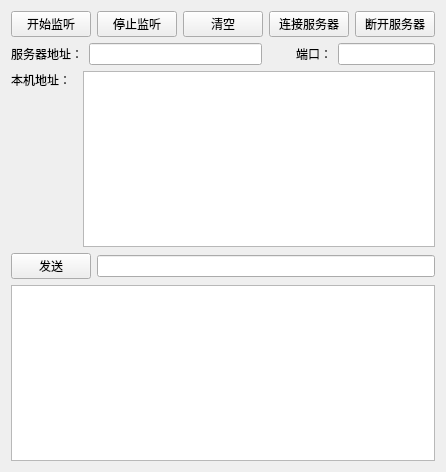
<?xml version="1.0" encoding="UTF-8"?>
<ui version="4.0">
 <class>server</class>
 <widget class="QWidget" name="server">
  <property name="geometry">
   <rect>
    <x>0</x>
    <y>0</y>
    <width>428</width>
    <height>472</height>
   </rect>
  </property>
  <property name="windowTitle">
   <string>server</string>
  </property>
  <layout class="QVBoxLayout" name="verticalLayout_4">
   <item>
    <layout class="QVBoxLayout" name="verticalLayout_3">
     <item>
      <layout class="QVBoxLayout" name="verticalLayout_2">
       <item>
        <layout class="QHBoxLayout" name="horizontalLayout">
         <item>
          <widget class="QPushButton" name="pushButton_start_listen">
           <property name="text">
            <string>开始监听</string>
           </property>
          </widget>
         </item>
         <item>
          <widget class="QPushButton" name="pushButton_stop_listen">
           <property name="text">
            <string>停止监听</string>
           </property>
          </widget>
         </item>
         <item>
          <widget class="QPushButton" name="pushButton_clear">
           <property name="text">
            <string>清空</string>
           </property>
          </widget>
         </item>
         <item>
          <widget class="QPushButton" name="pushButton_connect">
           <property name="text">
            <string>连接服务器</string>
           </property>
          </widget>
         </item>
         <item>
          <widget class="QPushButton" name="pushButton_disconnect">
           <property name="text">
            <string>断开服务器</string>
           </property>
          </widget>
         </item>
        </layout>
       </item>
       <item>
        <layout class="QHBoxLayout" name="horizontalLayout_5" stretch="6,4">
         <item>
          <layout class="QHBoxLayout" name="horizontalLayout_2">
           <item>
            <widget class="QLabel" name="label">
             <property name="text">
              <string>服务器地址：</string>
             </property>
            </widget>
           </item>
           <item>
            <widget class="QLineEdit" name="lineEdit_ip"/>
           </item>
          </layout>
         </item>
         <item>
          <layout class="QHBoxLayout" name="horizontalLayout_3">
           <item>
            <spacer name="horizontalSpacer">
             <property name="orientation">
              <enum>Qt::Horizontal</enum>
             </property>
             <property name="sizeHint" stdset="0">
              <size>
               <width>40</width>
               <height>20</height>
              </size>
             </property>
            </spacer>
           </item>
           <item>
            <widget class="QLabel" name="label_2">
             <property name="text">
              <string>端口：</string>
             </property>
            </widget>
           </item>
           <item>
            <widget class="QLineEdit" name="lineEdit_port"/>
           </item>
          </layout>
         </item>
        </layout>
       </item>
       <item>
        <layout class="QHBoxLayout" name="horizontalLayout_4" stretch="1,1,60">
         <item>
          <layout class="QVBoxLayout" name="verticalLayout">
           <item>
            <widget class="QLabel" name="label_3">
             <property name="text">
              <string>本机地址：</string>
             </property>
            </widget>
           </item>
           <item>
            <spacer name="verticalSpacer">
             <property name="orientation">
              <enum>Qt::Vertical</enum>
             </property>
             <property name="sizeHint" stdset="0">
              <size>
               <width>20</width>
               <height>40</height>
              </size>
             </property>
            </spacer>
           </item>
          </layout>
         </item>
         <item>
          <spacer name="horizontalSpacer_2">
           <property name="orientation">
            <enum>Qt::Horizontal</enum>
           </property>
           <property name="sizeHint" stdset="0">
            <size>
             <width>40</width>
             <height>20</height>
            </size>
           </property>
          </spacer>
         </item>
         <item>
          <widget class="QTextBrowser" name="textBrowser_IP"/>
         </item>
        </layout>
       </item>
      </layout>
     </item>
     <item>
      <layout class="QHBoxLayout" name="horizontalLayout_6">
       <item>
        <widget class="QPushButton" name="pushButton_send">
         <property name="text">
          <string>发送</string>
         </property>
        </widget>
       </item>
       <item>
        <widget class="QLineEdit" name="lineEdit_message"/>
       </item>
      </layout>
     </item>
    </layout>
   </item>
   <item>
    <widget class="QTextBrowser" name="textBrowser_message"/>
   </item>
  </layout>
 </widget>
 <layoutdefault spacing="6" margin="11"/>
 <resources/>
 <connections/>
</ui>
